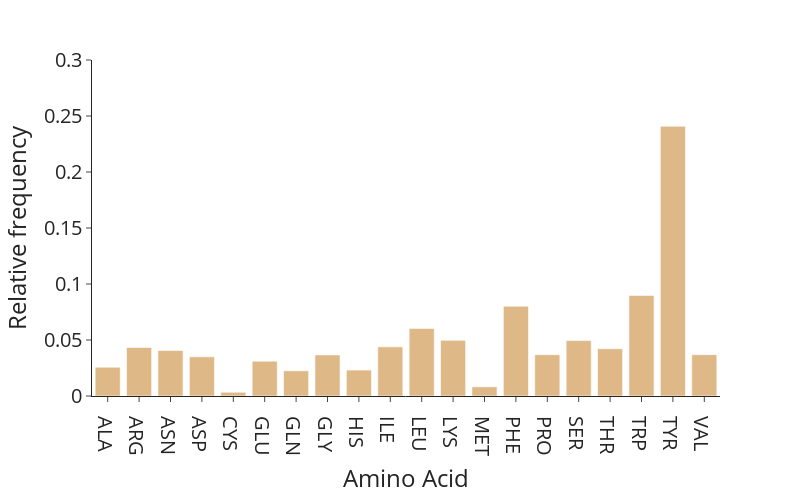

The notebook cell saved with this chart:
### Code cell
df_aa_comp = pd.DataFrame({'AA': cdr_dict_big_cluster_aa_comp_atm_ratio.keys(),
    'Count': cdr_dict_big_cluster_aa_comp_atm_ratio.values()})
    
fig_si = px.histogram(df_aa_comp, x='AA', y='Count',
    height=400)
fig_si.update_xaxes(title = "Amino Acid")
fig_si.update_yaxes(title = "Count", range = [0, .3])
fig_si.update_layout(
    yaxis_title_text='Relative frequency')
fig_si.update_traces(marker = {'color': 'BurlyWood'})
fig_si.update_layout(font_size=20, width=800, height=500)
fig_si.show()

### Figure 1 — Plotly figure (JSON) as saved in the notebook; plotly's stock layout.template omitted (floating-point values rounded to 4 significant figures)
{"data": [{"alignmentgroup": "True", "bingroup": "x", "histfunc": "sum", "hovertemplate": "AA=%{x}<br>sum of Count=%{y}<extra></extra>", "legendgroup": "", "marker": {"color": "BurlyWood", "pattern": {"shape": ""}}, "name": "", "offsetgroup": "", "orientation": "v", "showlegend": false, "type": "histogram", "x": ["ALA", "ARG", "ASN", "ASP", "CYS", "GLU", "GLN", "GLY", "HIS", "ILE", "LEU", "LYS", "MET", "PHE", "PRO", "SER", "THR", "TRP", "TYR", "VAL"], "xaxis": "x", "y": [0.02569, 0.04337, 0.04059, 0.03499, 0.003364, 0.03108, 0.02251, 0.0367, 0.02318, 0.04388, 0.06036, 0.04969, 0.008215, 0.08022, 0.03685, 0.04946, 0.04222, 0.08984, 0.2409, 0.03691], "yaxis": "y"}], "layout": {"barmode": "relative", "font": {"size": 20}, "height": 500, "legend": {"tracegroupgap": 0}, "margin": {"t": 60}, "width": 800, "xaxis": {"anchor": "y", "domain": [0, 1], "title": {"text": "Amino Acid"}}, "yaxis": {"anchor": "x", "domain": [0, 1], "range": [0, 0.3], "title": {"text": "Relative frequency"}}}}
